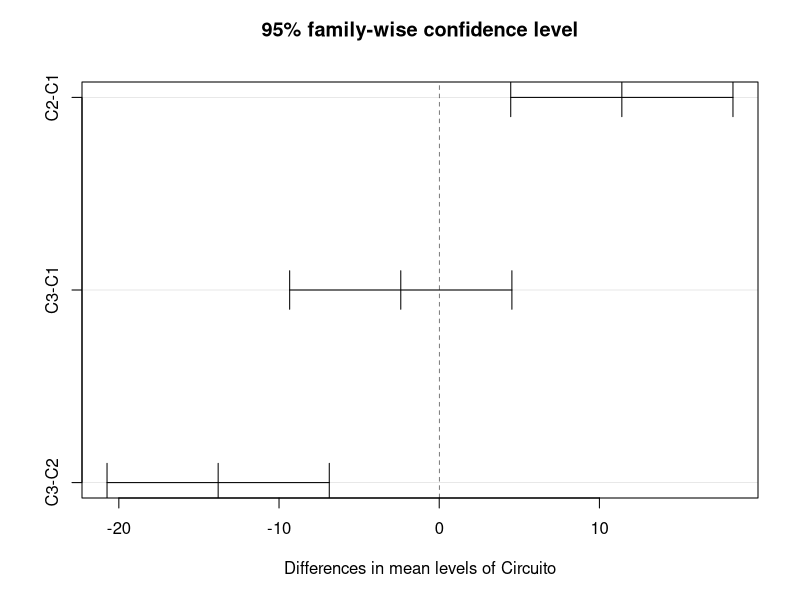
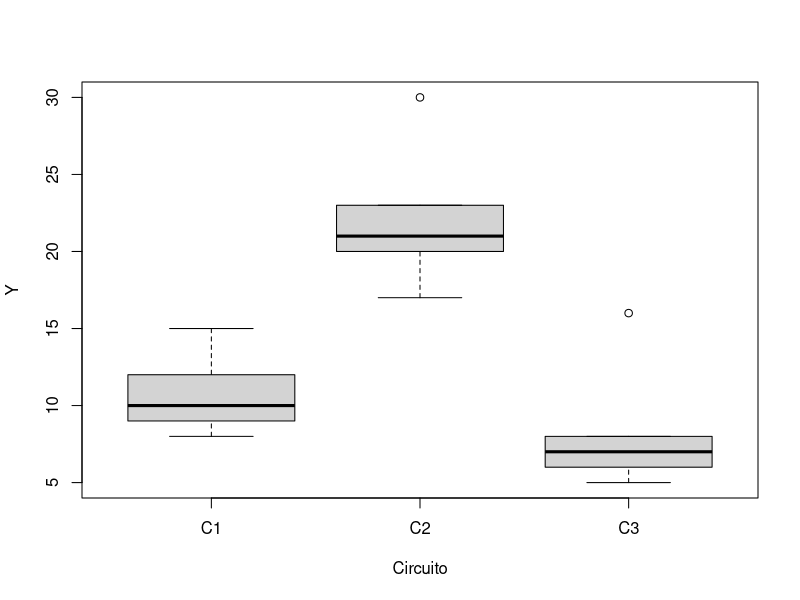
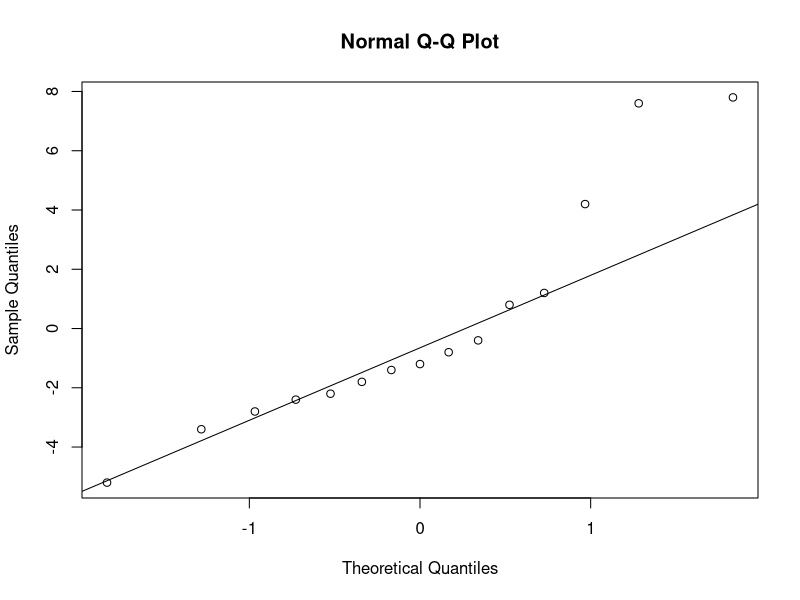

The R source for these figures, in order:
C1<-c(9,12,10,8,15)
C2<-c(20,21,23,17,30)
C3<-c(6,5,8,16,7)

df<-data.frame(C1,C2,C3)
df
df<-stack(df)
names(df)<-c("Y","Circuito")
df

modelo<-aov(Y~Circuito,data=df)
summary(modelo)

tk1<-TukeyHSD(modelo)
tk1
plot(tk1)

boxplot(Y~Circuito,data=df)

qqnorm(modelo$residuals)
qqline(modelo$residuals)


